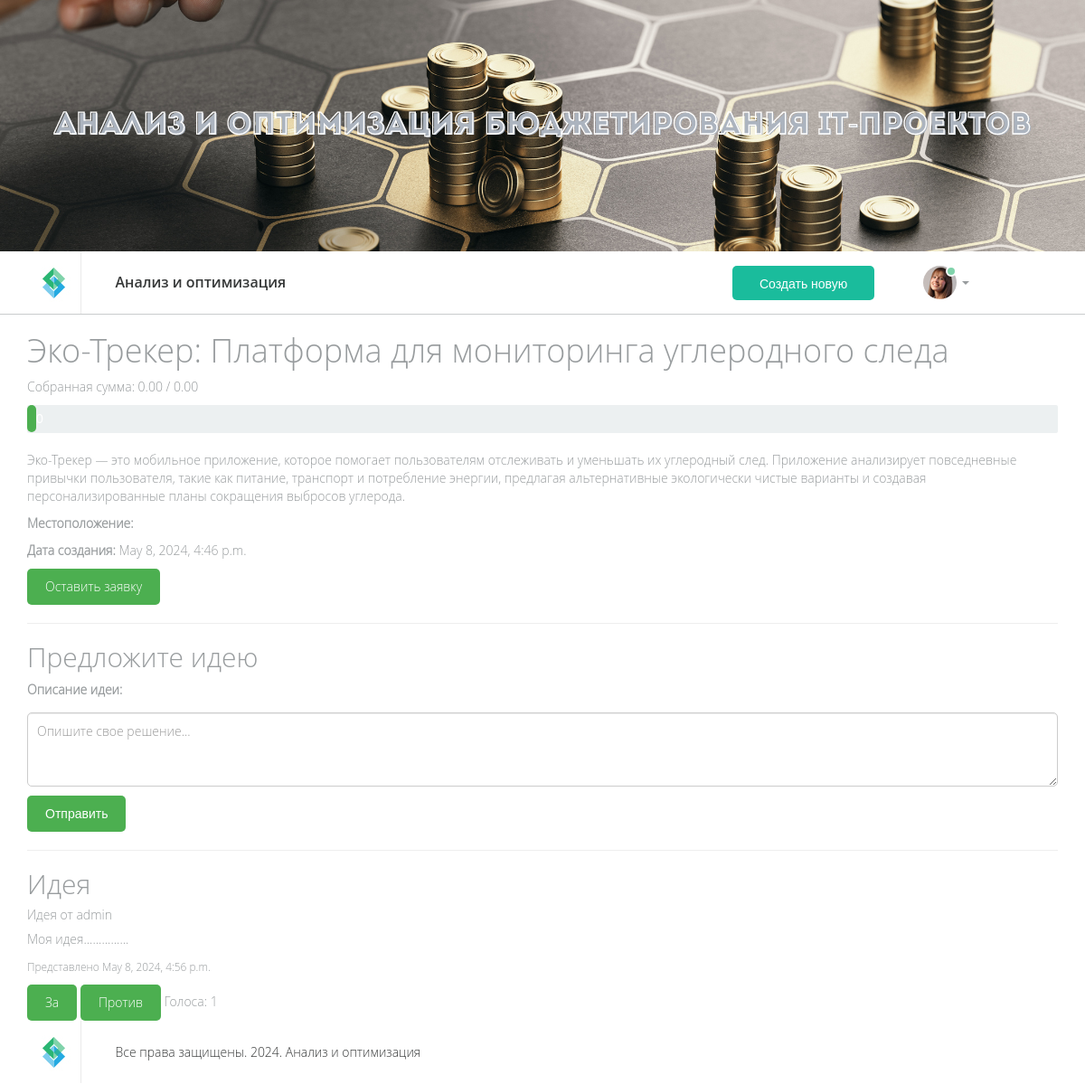
The app's page /forum/city-problems/6/ (signed in) with its own data.
### forum/models.py (models this page shows, shortened)
class CityProblem(models.Model):
    title = models.CharField(max_length=200, verbose_name="Название")
    description = models.TextField(verbose_name="Описание")
    location = models.CharField(max_length=255, blank=True, verbose_name="Местоположение")
    created_at = models.DateTimeField(auto_now_add=True, verbose_name="Дата создания")
    updated_at = models.DateTimeField(auto_now=True, verbose_name="Дата обновления")
    author = models.ForeignKey(User, on_delete=models.CASCADE, related_name='city_problems', verbose_name="Автор")
    category = models.ForeignKey(Category, on_delete=models.SET_NULL, null=True, blank=True, verbose_name="Категория")
    collected_amount = models.DecimalField(max_digits=10, decimal_places=2, default=0.00,
                                           verbose_name="Собранная сумма")
    total_amount = models.DecimalField(max_digits=10, decimal_places=2, default=0.00, verbose_name="Необходимая сумма")
    def progress_percentage(self):
        if self.total_amount > 0:
            return (self.collected_amount / self.total_amount) * 100
        return 0
    class Meta:
        verbose_name = "IT проект"
        verbose_name_plural = "IT проекты"

class SolutionProposal(models.Model):
    problem = models.ForeignKey(CityProblem, on_delete=models.CASCADE, related_name='solutions', verbose_name="IT проект")
    description = models.TextField(verbose_name="Описание идеи")
    created_at = models.DateTimeField(auto_now_add=True, verbose_name="Дата создания")
    author = models.ForeignKey(User, on_delete=models.CASCADE, related_name='solutions', verbose_name="Автор идеи")
    votes = models.IntegerField(default=0, verbose_name="Голоса")
    class Meta:
        verbose_name = "Предложение идеи"
        verbose_name_plural = "Предложения идей"

### forum/views.py (the view, shortened to what this page needs)
# urls.py: path('city-problems/<int:pk>/', views.CityProblemDetailView.as_view(), name='city_problem_detail'),
class CityProblemDetailView(LoginRequiredMixin, DetailView, FormMixin):
    model = CityProblem
    template_name = 'forum_detail.html'
    form_class = SolutionProposalForm
    context_object_name = 'problem'
    def get_context_data(self, **kwargs):
        context = super().get_context_data(**kwargs)
        context['solution_form'] = self.get_form()
        context['vote_form'] = VoteForm()
        context['donation_form'] = DonationForm()
        problem_id = self.kwargs.get('pk')
        problem = get_object_or_404(CityProblem, pk=problem_id)
        solutions = problem.solutions.annotate(total_votes=Sum('vote_set__value'))
        context['solutions'] = solutions
        return context

### forum/forms.py
class SolutionProposalForm(forms.ModelForm):
    class Meta:
        model = SolutionProposal
        fields = ['description']
        widgets = {
            'description': forms.Textarea(attrs={'class': 'form-control', 'rows': 3, 'placeholder': 'Опишите свое решение...'}),
        }

class VoteForm(forms.Form):
    solution_id = forms.IntegerField(widget=forms.HiddenInput())
    vote_type = forms.ChoiceField(choices=[('1', 'Upvote'), ('-1', 'Downvote')], widget=forms.RadioSelect)
    def __init__(self, *args, **kwargs):
        super(VoteForm, self).__init__(*args, **kwargs)
        self.fields['vote_type'].widget.attrs.update({'class': 'form-check-input'})

### templates/forum_detail.html (shortened to what this page needs)
{% extends "base.html" %}
{% block content %}
<div class="container">
    <h1>{{ problem.title }}</h1>
    <p>Собранная сумма: {{ problem.collected_amount }} / {{ problem.total_amount }}</p>
    <div class="progress">
                                            <div class="progress-bar" role="progressbar" aria-valuenow="{{ problem.progress_percentage }}" aria-valuemin="0" aria-valuemax="100" style="width: {{ problem.progress_percentage }}%">
                                            </div>
                                        </div>
    <p>{{ problem.description }}</p>
    <p><strong>Местоположение:</strong> {{ problem.location }}</p>
    <p><strong>Дата создания:</strong> {{ problem.created_at }}</p>
    <button class="btn mt-3" onclick="document.getElementById('donationModal').style.display='block'">
            Оставить заявку
        </button>
    <hr>
    <h2>Предложите идею</h2>
    <form method="post" action="">
        {{ solution_form.as_p }}
        <button type="submit" name="submit_solution" class="btn btn-primary">Отправить</button>
    </form>
    <hr>
    <h2>Идея</h2>
    {% for solution in solutions %}
    <div class="card">
        <div class="card-body">
            <h5 class="card-title">Идея от {{ solution.author.username }}</h5>
            <p class="card-text">{{ solution.description }}</p>
            <p><small>Представлено {{ solution.created_at }}</small></p>
            <form method="post" action="">
                <button type="submit" name="vote" value="up" class="btn btn-success">За</button>
                <button type="submit" name="vote" value="down" class="btn btn-danger">Против</button>
                <span>Голоса: {{ solution.total_votes }}</span>
            </form>
        </div>
    </div>
    {% endfor %}
</div>
{% endblock %}

### static/css/custom.css (style rules this page uses)
body { font-family: 'Open Sans Light', sans-serif; font-size: 14px; color: #989c9e; }
.progress-bar { font-size: 14px; color: #ffffff; font-family: 'Open Sans Bold', sans-serif; line-height: 31px; text-align: left; padding-left: 10px; box-shadow: none; }
.progress { background-color: #ecf0f1; height: 31px; border-radius: 2px; box-shadow: none; }
.btn-primary { background-color: #1abc9c; box-shadow: none; border-radius: 2px; padding: 10px 15px; color: #ffffff; font-size: 14px; font-family: 'Open Sans Bold', sans-serif; border: none; }

### templates/forum_detail.html (style rules this page uses)
.progress-bar { height: 30px; background-color: #4caf50; border-radius: 5px; text-align: center; color: white; line-height: 30px; }
.form-control { width: 100%; padding: 10px; margin: 10px 0; box-sizing: border-box; border: 1px solid #ccc; border-radius: 5px; }
.btn { background-color: #4caf50; color: white; padding: 10px 20px; border: none; border-radius: 5px; cursor: pointer; }

### records on screen
CityProblem: title "Эко-Трекер: Платформа для мониторинга углеродного следа", collected_amount "0.00", total_amount "0.00", description "Эко-Трекер — это мобильное приложение, которое помогает пользователям отслеживать и уменьшать их углеродный след. Приложение анализирует повседневные привычки пользователя, такие как питание, транспорт и потребление энергии, предлагая альтернативные экологически чистые варианты и создавая персонализированные планы сокращения выбросов углерода.", created_at "May 8, 2024, 4:46 p.m."
SolutionProposal: author.username "admin", description "Моя идея...............", created_at "May 8, 2024, 4:56 p.m.", total_votes "1"
